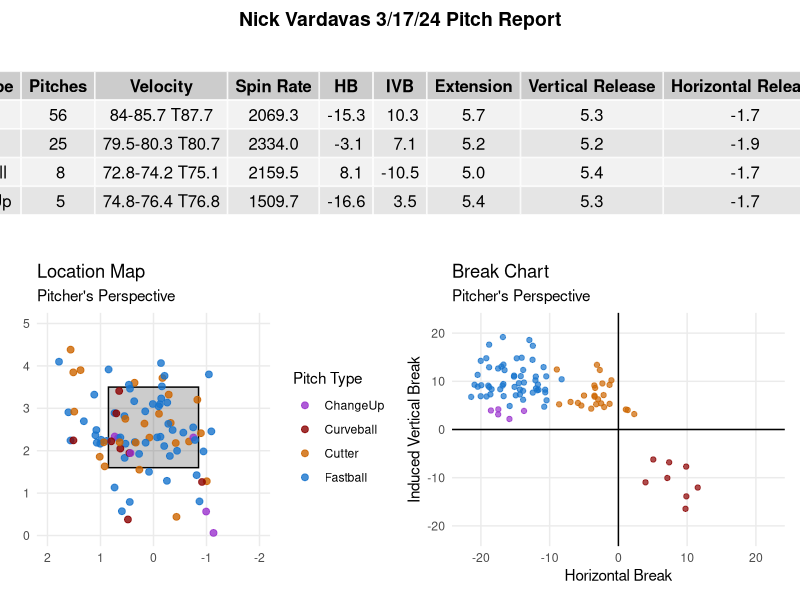
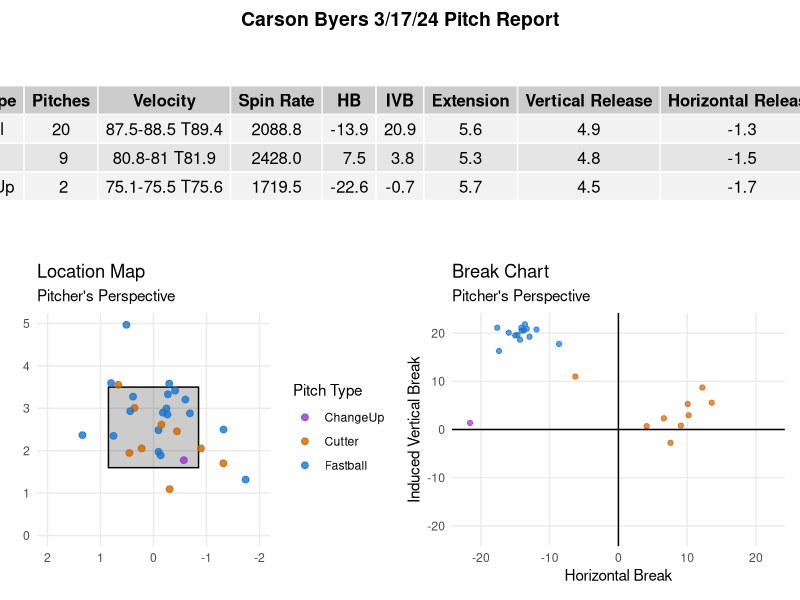
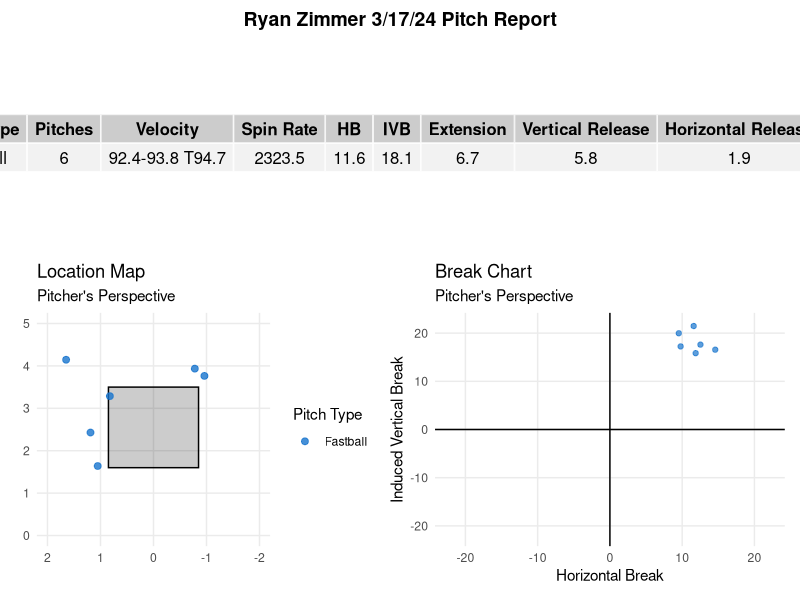
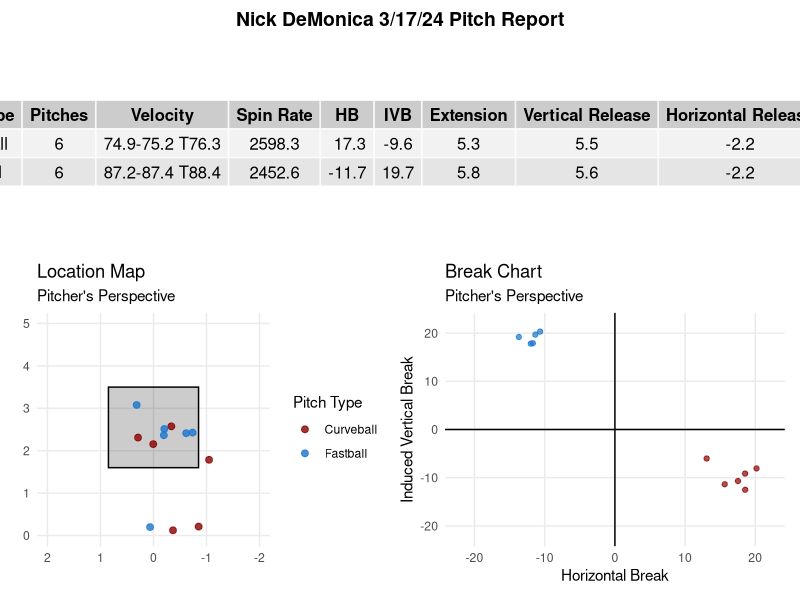

Recreate these plots in R, in order.
###############################################

## Creating Trackman Reports
## Will Paz
## 7.11.24

###############################################
# Load necessary packages
library(tidyverse)
library(patchwork)
library(gridExtra)
library(grid)
library(kableExtra)

###############################################
# Read in the data
df <- read_csv("20240317-McKieFieldStad-1_unverified.csv") # Change file as needed
glimpse(df)

###############################################

#-------- Find the pitchers -------------------

findPitchers <- function(df) {
  pitchers <- unique(df %>%
                       filter(PitcherTeam == "MIA_RED") %>% # Change if needed
                       pull(Pitcher)) 
  return(pitchers)
}

###############################################

#-------- Find the date -----------------------

findDate <- function(df) {
  date <- unique(df$Date)
  return(date)
}

###############################################

#----- Create pitcher specific dataframe ------

pitcherDF <- function(df, pitcher) {
  pitcherDF <- df %>% 
    filter(Pitcher == pitcher)
  return(pitcherDF)
}

###############################################

#------------------ NAME ----------------------

###############################################

#------------ Name reformatting ---------------

reformatName <- function(pitcher) {
  # Split the pitcher's name into Last and First
  names <- str_split(pitcher, ", ")[[1]]
  first <- names[2]
  last <- names[1]
  full_name <- paste(first, last)
  return(full_name)
}

#------------ Name sanitizing ---------------

sanitizeName <- function(name) {
  # Replace spaces and special characters with underscores
  sanitized_name <- gsub("[^A-Za-z0-9]", "_", name)
  return(sanitized_name)
}

###############################################

#------------------ DATE ----------------------

###############################################

#------------ Adjust the date -----------------

adjustDate <- function(date) {
  # Reformat the date to mm/dd/yy format
  date <- as.Date(date)
  formatted_date <- format(date, "%m/%d/%y")
  
  # Adjust formatted date to remove leading zero if present
  formatted_date <- gsub("0([1-9]/)", "\\1", formatted_date)
  
  return(formatted_date)
}

#------------ Sanitize the date for filename -----------------

sanitizeDate <- function(date) {
  # Reformat the date to mm_dd_yy format
  date <- as.Date(date)
  formatted_date <- format(date, "%m_%d_%y")
  
  return(formatted_date)
}

###############################################

#--------- Create the table summary -----------

tableSummary <- function(df, pitcher, date) {
  
  # Reformat the name
  full_name <- reformatName(pitcher)
  
  # Reformat the date
  formatted_date <- adjustDate(date)
  
  # Aggregate Data
  FinalPitches <- df %>%
    group_by(TaggedPitchType) %>%
    rename("Pitch Type" = "TaggedPitchType") %>%
    summarise(
      Pitches = n(),
      Velocity = paste0(
        round(quantile(RelSpeed, 0.25, na.rm = TRUE), 1), "-", 
        round(quantile(RelSpeed, 0.75, na.rm = TRUE), 1), " T", 
        round(max(RelSpeed, na.rm = TRUE), 1)
      ),
      `Spin Rate` = mean(SpinRate, na.rm = TRUE),
      HB = mean(HorzBreak, na.rm = TRUE),
      IVB = mean(InducedVertBreak, na.rm = TRUE),
      Extension = mean(Extension, na.rm = TRUE),
      `Vertical Release` = mean(RelHeight, na.rm = TRUE),
      `Horizontal Release` = mean(RelSide, na.rm = TRUE),
      VAA = mean(VertApprAngle, na.rm = TRUE)
    ) %>%
    arrange(desc(Pitches)) %>%
    mutate_at(vars(-`Pitch Type`, -Velocity), list(~ round(., 1)))
  
  # Create the tableGrob object
  table <- tableGrob(FinalPitches, rows = NULL)
  
  # Add a title to the table
  title_text <- paste(full_name, formatted_date, "Pitch Report")
  title <- textGrob(title_text, gp = gpar(fontsize = 14, fontface = "bold"))
  
  # Combine the title and table into a single grob
  table_with_title <- arrangeGrob(title, table, ncol = 1, heights = c(0.1, 1.0))
  
  return(table_with_title)
}

###############################################

#--------- Create the break chart -------------

breakChart <- function(df) {
  # Define a color palette with enough colors
  pitch_types <- unique(df$TaggedPitchType)
  colors <- c("Fastball" = "dodgerblue3"  , "Cutter" = "darkorange3", 
              "Curveball" = "darkred", "Sinker" = "goldenrod3", 
              "Slider" = "darkolivegreen3", "ChangeUp" = "darkorchid3",
              "Splitter" = "darkorchid3")
  
  breakChart <- ggplot(df, aes(x = HorzBreak,
                               y = InducedVertBreak,
                               color = TaggedPitchType)) +
    geom_point(size = 1.5, alpha = 0.7) +
    xlim(-22, 22) +
    ylim(-22, 22) +
    geom_hline(yintercept = 0) +
    geom_vline(xintercept = 0) +
    theme_minimal() +
    labs(title = "Break Chart",
         subtitle = "Pitcher's Perspective",
         x = "Horizontal Break",
         y = "Induced Vertical Break") +
    scale_color_manual(values = colors) +
    theme(panel.grid.minor = element_blank(),
          legend.position = "none")
  return(breakChart)
}

###############################################

#--------- Create the location chart ----------

locationChart <- function(df) {
  # Define a color palette with enough colors
  pitch_types <- unique(df$TaggedPitchType)
  colors <- c("Fastball" = "dodgerblue3"  , "Cutter" = "darkorange3", 
              "Curveball" = "darkred", "Sinker" = "goldenrod3", 
              "Slider" = "darkolivegreen3", "ChangeUp" = "darkorchid3",
              "Splitter" = "darkorchid3")
  
  df$PlateLocSide <- df$PlateLocSide * -1 #reversed to get pitcher pov
  locationMap <- ggplot(data = df, mapping = aes(x = PlateLocSide,
                                                 y = PlateLocHeight,
                                                 color = TaggedPitchType))+
    xlim(c(2,-2)) +
    ylim(c(0,5)) +
    coord_fixed(0.8) +
    annotate('rect', xmin = -0.85, xmax = 0.85, ymin = 1.6,
             ymax = 3.5, color = "black", fill = "black", alpha = 0.2) +
    labs(title = "Location Map",
         subtitle = "Pitcher's Perspective",
         x = element_blank(),
         y = element_blank(),
         color = "Pitch Type") +
    scale_color_manual(values = colors) +
    theme_minimal() +
    theme(panel.grid.minor = element_blank())
  
  locationMap <- locationMap + geom_point(alpha = 0.8, size = 2.0) 
  return(locationMap)
}

###############################################

#------------- Create the report --------------

createReports <- function(df) {
  pitchers <- findPitchers(df)
  date <- findDate(df)
  
  for (pitcher in pitchers) {
    # Creates a pitcher specific dataframe
    pitcher_df <- pitcherDF(df, pitcher)
    
    # Get the elements of the dashboard
    table <- tableSummary(pitcher_df, pitcher, date)
    breakChart <- breakChart(pitcher_df)
    locationChart <- locationChart(pitcher_df)
    
    # Sets the plot layout
    plot_layout <- "
    AA
    BC"
    
    # Wraps into the dashboard
    dashboard <- wrap_plots(table, locationChart, breakChart, design = plot_layout)
    
    # Save the dashboard as an image file in the current working directory
    full_name <- reformatName(pitcher)
    sanitized_name <- sanitizeName(full_name)
    sanitized_date <- sanitizeDate(date)
    file_name <- paste0(sanitized_name, "_Pitch_Profile_", sanitized_date, ".png")
    
    # Saves the image
    ggsave(filename = file_name[1], plot = dashboard, width = 12, height = 8)
  }
}

###############################################
# Create and save the reports in the current working directory
createReports(df)
